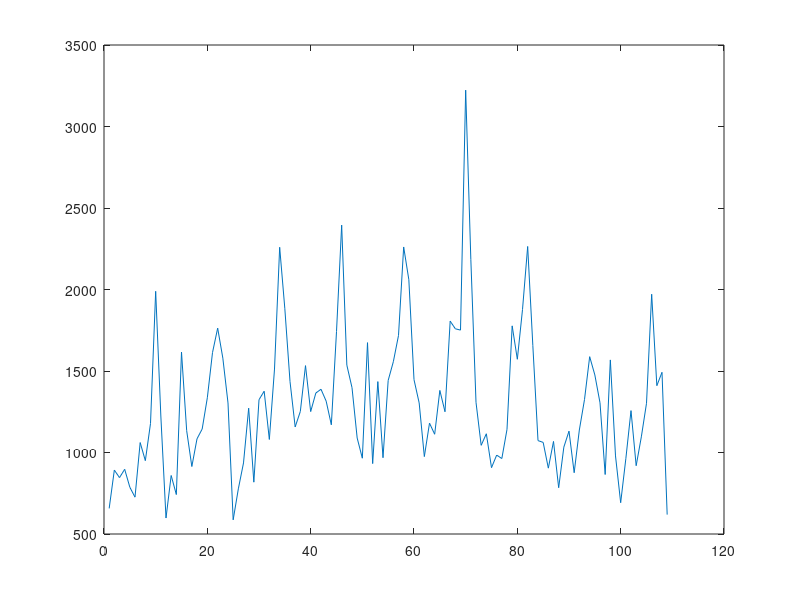

MATLAB code for this plot: (Note: this script raises an error after producing the figure.)
clear variables
close all
clc
load('product_16.mat');
P = 12; % folosit mai mult pt formula la matrice, puteam sa in locuiesc direct cu 12, dar arata mai frumos asa :)
%% Split the data into identification and validation
t_id = time(1:88);    % timpul pt primele 80% 
t_val = time(89:109); % timpul pt ultimele 20% 
y_id = y(1:88);       % datele pt primele 80% 
y_val = y(89:109);    % datele pt ultimele 20% 

%% 
for m=1:7
    figure;
    %Crearea matricii ID
    for k=1:length(t_id) % adica i = 1->88
        for j=1:2+2*m
            phi_id(k,1)=1;        
            phi_id(k,2)=k;   
            r = mod(j,2);
            if r==1
                phi_id(k,j)=cos(2*pi*k*(j-1)/2/P);
            else
                phi_id(k,j)=sin(2*pi*k*(j-2)/2/P);
            end
        end
    end

    theta=phi_id\y_id; %teta e aproximatorul, se calculeaza doar pt primele 80% din valori
    yhat_id=phi_id*theta; %aproximarea pt primele 80%

    %Crearea matricii val
    for k=1:length(t_val) % adica i = 1->21
        for j=1:2+2*m
            phi_val(k,1)=1;        
            phi_val(k,2)=t_val(k);   
            r = mod(j,2);
            if r==1
                phi_val(k,j)=cos(2*pi*t_val(k)*(j-1)/2/P);
            else
                phi_val(k,j)=sin(2*pi*t_val(k)*(j-2)/2/P);
            end
        end
    end
    
    %theta nu se mai calculeaza pt ultimele 20%, ci se foloseste cea de
    % dinainte pt a calcula aproximarea pe ultimele 20%
    yhat_val=phi_val*theta; % aproximarea pt ultimele 20%
    
    % MSE pt primele 80%
    s=0;
    for k=1:length(t_id)
        s=s+(y_id(k)-yhat_id(k)).^2;
    end
    MSE_id(m)=s/length(t_id);

    % MSE pt ultimele 20%
    s=0;
    for k=1:length(t_val)
        s=s+(y_val(k)-yhat_val(k)).^2;
    end
    MSE_val(m)=s/length(t_val);
    
    % Ploturile (albastru sunt datele initale, verde e aprox pt primele 80%,
    % rosu e aprox pt ultimele 20%)
    plot(time,y),title("m="+ m + "MSEval = "+ MSE_val+ "MSEid = "+ MSE_id);
    hold on;
    plot(t_val,yhat_val,'r');
    plot(t_id,yhat_id,'g');legend('Real values','Aprox values','Aprox ID');
end

figure,
m=1:7;
subplot(211);plot(m, MSE_id); title("MSE ID");
hold on
subplot(212);plot(m, MSE_val); title("MSE VAL");

%% Creating the matrices for m optim
figure,
m = 3;
close all
% load('product_16.mat');
% P = 12; %folosit mai mult pt formula la matrice, puteam sa in locuiesc direct cu 12, dar arata mai frumos asa :)
% 
% t_id = time(1:88);  %timpul pt primele 80% 
% t_val = time(89:109); %timpul pt ultimele 20% 
% 
% y_id = y(1:88); %datele pt primele 80% 
% y_val = y(89:109); %datele pt ultimele 20% 

%Crearea matricii ID
for k=1:length(t_id) % adica i = 1->88
    for j=1:2+2*m
        phi_id_optim(k,1)=1;        
        phi_id_optim(k,2)=k;   
        r = mod(j,2);
        if r==1
            phi_id_optim(k,j)=cos(2*pi*k*(j-1)/2/P);
        else
            phi_id_optim(k,j)=sin(2*pi*k*(j-2)/2/P);
        end
    end
end
theta=phi_id_optim\y_id; %teta e aproximatorul, se calculeaza doar pt primele 80% din valori
yhat_id=phi_id_optim*theta; %aproximarea pt primele 80%

%Crearea matricii ID
for k=1:length(t_val) % adica i = 1->21
    for j=1:2+2*m
        phi_val_optim(k,1)=1;        
        phi_val_optim(k,2)=t_val(k);   
        r = mod(j,2);
        if r==1
            phi_val_optim(k,j)=cos(2*pi*t_val(k)*(j-1)/2/P);
        else
            phi_val_optim(k,j)=sin(2*pi*t_val(k)*(j-2)/2/P);
        end
    end
end

%teta nu se mai calculeaza pt ultimele 20%, ci se foloseste cea de
%dinainte pt a calcula aproximarea pe ultimele 20%
yhat_val = phi_val_optim * theta; %aproximarea pt ultimele 20%

%Ploturile (albastru sunt datele initale, verde e aprox pt primele 80%,
%rosu e aprox pt ultimele 20%)
plot(time,y),title("m_o_p_t_i_m = 3");
hold on;
plot(t_val, yhat_val, 'r');
plot(t_id, yhat_id, 'g');legend('Real values', 'Aprox values', 'Aprox ID');

figure;
plot(time(89:109), y(89:109)),title("Validation data for m_o_p_t_i_m = 3 ");
hold on;
plot(t_val, yhat_val,'r');
